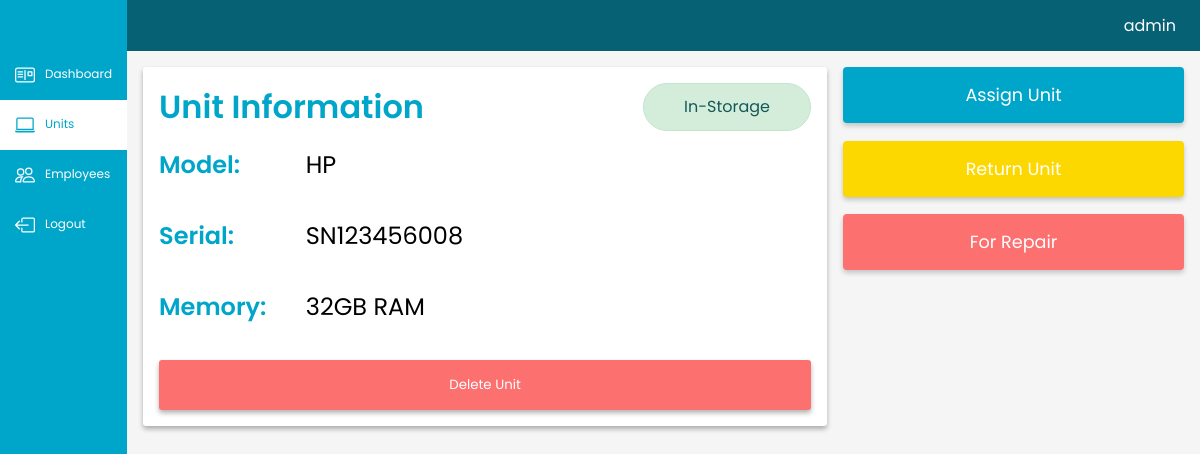
The app's page /view/unit.php?id=8 (signed in), older data.
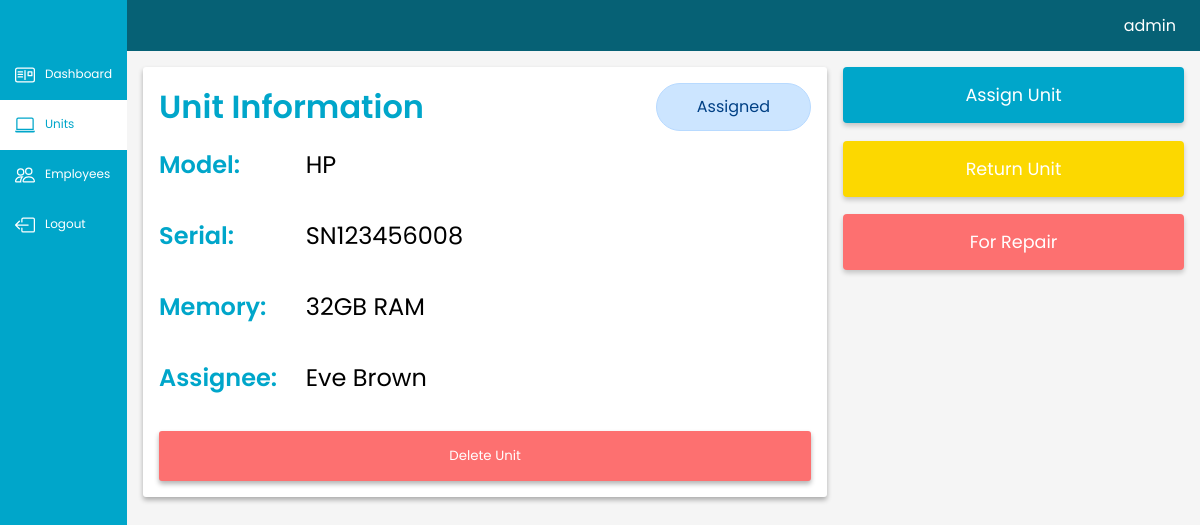
The same page, newer data.
### tables this page shows
CREATE TABLE `employees` (
  `id` int(11) NOT NULL,
  `name` varchar(32) NOT NULL,
  `department` varchar(32) NOT NULL
);

### view/unit.php (the view, shortened to what the changed rows need)
<?php
include ("../controller/connection.php");
    if(isset($_GET['id'])){
        $unit_id = $_GET['id'];
    }
    $sql = "SELECT * from units where id = $unit_id ";
    $result = $mysqli-> query($sql);
    if ($result && $result->num_rows > 0) {
        $unit = $result->fetch_assoc();
    } else {
        exit();
    }
?>
<!DOCTYPE html>
<html lang="en">
<head>
    <link rel="stylesheet" href="../styles/font.css">
    <link rel="stylesheet" href="../styles/index.css">
</head>
<body>
<div class="main">
    <div class="content">
        <div class="container">
            <main class="">
                <div class="unit">
                    <div class="unit-container">
                     <div class="unit-header">
                        <p class="unit-header-title">Unit Information</p>
                        <?php
                            if($unit['status'] === 'Assigned'){
                                echo "<p class='assigned'>Assigned</p>";
                            }
                            else if($unit['status'] === 'for repair'){
                                echo "<p class='for-repair'> For Repair </p>";
                            }
                            else if($unit['status'] === 'in-storage'){
                                echo "<p class='in-storage'>In-Storage</p>";
                            }
                        ?>
                        </div>
                        <div class="container-information">
                            <?php
                                    if($unit['status'] === "Assigned"){
                                        $assignee = $unit["assignee"];
                                        $sql1 = "Select name from employees where id = $assignee ";
                                        $result1 = $mysqli-> query($sql1);
                                        if ($result1 && $result1->num_rows > 0) {
                                            $row = $result1->fetch_assoc();
                                            $assignee_name = $row['name'];
                                        } else {
                                            $assignee_name = "Unknown Assignee";
                                        }
                                       echo " <div class='container-information-row'>";
                                       echo "<p class='info-sub'>Assignee: </p>";
                                       echo " <p class='info-value'>".$assignee_name."</p>";
                                       echo "</div>";
                                    }
                                ?>
                        </div>
                     </div>
                </div>
            </main>
        </div>
    </div>
</div>
</body>
</html>

Row changes from the older to the newer data that the page shows:
changed units "HP": status "in-storage" → "Assigned" (drawn)
now on this page (row unchanged): employees: name "Eve Brown"
Text that changed along with them:
text no longer shown: "In-Storage"
text now shown: "Assigned Assignee:"
